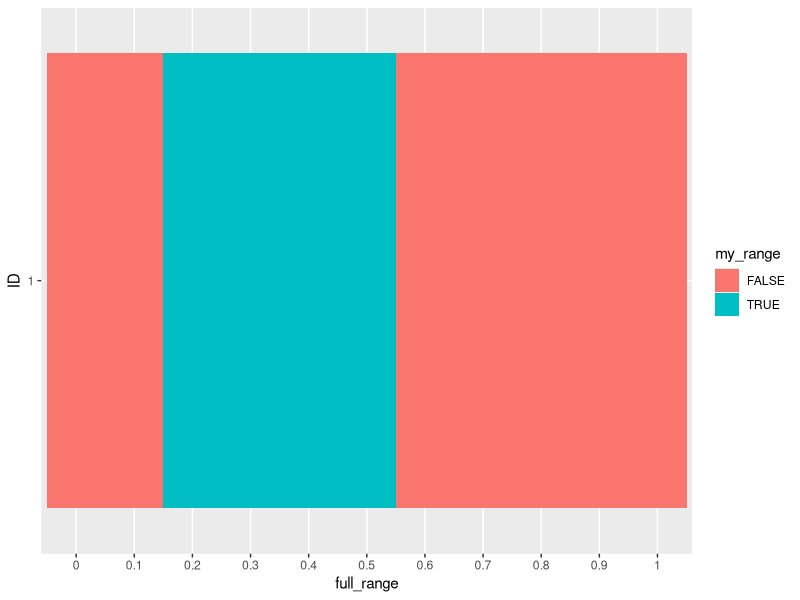

Here is the R script that generated this plot:
## ---- chunk 1
library(tidyverse)

df <-
  tibble(
    ID = as.factor(1),
    x_min = 0.2,
    x_max = .5
  )
## ---- chunk 2
plot_data <- df %>% 
  mutate(my_range = list(seq(x_min, x_max, by = .1))) %>% 
  unnest(my_range) %>% 
  select(ID, my_range) %>% 
  mutate(full_range = factor(my_range, levels = c(seq(0, 1, by = .1)))) %>% 
  group_by(ID) %>% 
  complete(full_range, fill = list(my_range = 0)) %>% 
  mutate(my_range = ifelse(my_range > 0, TRUE, FALSE))
  
plot_data %>% 
  ggplot(aes(x = full_range, y = ID), color = "black") + 
  geom_tile(aes(fill = my_range)) 
